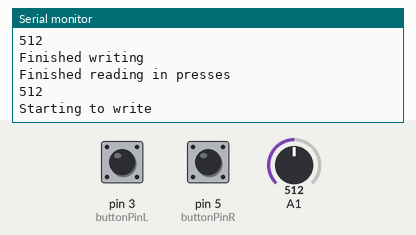
Simulated run of this sketch. Board: Arduino Uno, built with avr-gcc and run on an emulated ATmega328P. On the bench: the last lines printed to the serial monitor. The inputs (shaded band) are chosen by the test bench; at power-on: A1 = 512, pin 3 (buttonPinL) LOW, pin 5 (buttonPinR) LOW. No radio packets arrive unless stated.

Above: at 1.2 s.
1.3 s: A1 set to 105
At 2.2 s:
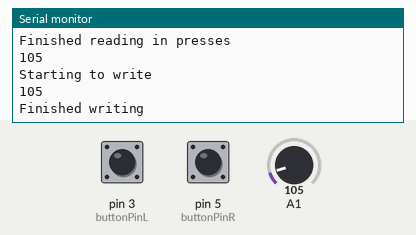
4.3 s: A1 set to 91
At 4.9 s:
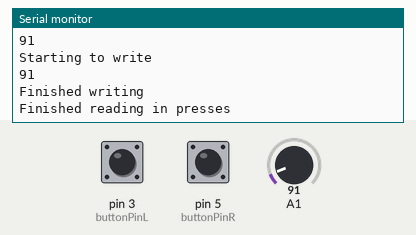
8.8 s: A1 set to 11
At 9.5 s:
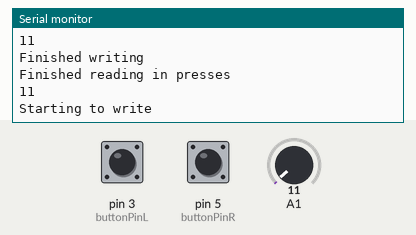
10.3 s: A1 set to 8
At 11.3 s:
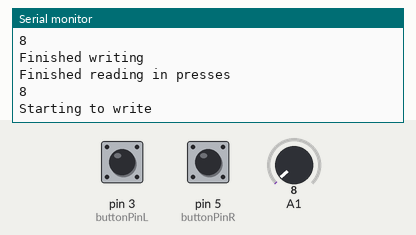
Timing chart, 0 to 13.3 s (numbered marks = the images above; inputs shaded):
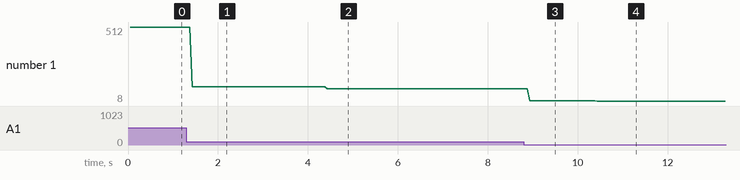

The sketch:

ArduinoAirMouse.ino
```cpp
#include <SoftwareSerial.h>
#include <SPI.h>
#include "RF24.h"
#include "nRF24L01.h"

RF24 radio(9,10);

uint64_t pipes[2] = {0xF0BADA5535, 0xF0B16B00B5}; //reading, writing

void initRadio()
{
  radio.setPALevel(RF24_PA_HIGH);
  //payload size default 32...
  radio.setChannel(10); //we're team 10 :)
  radio.setCRCLength(RF24_CRC_16); //2-byte CRC
  radio.setDataRate(RF24_1MBPS); //1Mbps data rate

  radio.openReadingPipe(0, pipes[0]);
  radio.openWritingPipe(pipes[1]);
}

const int buttonPinR = 5;
const int buttonPinL = 3;


void setup() {
  // put your setup code here, to run once:
  Serial.begin(9600);
  Serial.println("started serial");

  pinMode(buttonPinR, INPUT);
  pinMode(buttonPinL, INPUT);

  radio.begin();
  initRadio();
  radio.stopListening();
}

long lastDebounceTimeR = 0;  // the last time the output pin was toggled
long lastDebounceTimeL = 0;
long debounceDelay = 50;
int buttonStateR = LOW;             // the current reading from the input pin
int buttonStateL = LOW;
int lastReadingR = LOW;
int lastReadingL = LOW;

const double VOLTAGE_ADC_RATIO = (3.496 / 1023) * ((3.3 + 1)/3.3);

char readButtonR(){
  int reading = digitalRead(buttonPinR);//get what state the button is
  char out = 'a';//the value to return if nothing special happened

  if (reading != lastReadingR) {//We're reading a new state for button
    // reset the debouncing timer
    lastDebounceTimeR = millis();
  }

  if ((millis() - lastDebounceTimeR) > debounceDelay) {//We finally have a stable value
    if (reading != buttonStateR)//Compared to our previous state, we have a flip
    {
      out = 'r';//prepare to toggle the Mini
    }
    buttonStateR = reading;//Make the buttonState the same
  }

  lastReadingR = reading;//make the last state the "current" state
  return out;
}

char readButtonL(){
  int reading = digitalRead(buttonPinL);
  char out = 'a';

  if (reading != lastReadingL) {
    // reset the debouncing timer
    lastDebounceTimeL = millis();
  }

  if ((millis() - lastDebounceTimeL) > debounceDelay) {

    if (reading != buttonStateL)
    {
      out = 'l';
    }
    buttonStateL = reading;
  }

  lastReadingL = reading;
  return out;
}

struct data
{
  boolean isPushedR = false;
  boolean isPushedL = false;
  uint16_t batteryADC = 0;
};

data packet;
boolean rState = false;//these states are used to represent the current state of the buttons
boolean lState = false;

void loop() {

    if(readButtonR() == 'r'){
      rState = !rState;
    }
    if(readButtonL() == 'l'){
      lState=!lState;
    }

    if (rState == true) {
      packet.isPushedR = true;
    }
    else {
      packet.isPushedR = false;
    }
    if (lState == true) {
      packet.isPushedL = true;
    }
    else {
      packet.isPushedL = false;
    }
    Serial.println("Finished reading in presses");

    int vD = analogRead(1);
    Serial.println(vD);
    Serial.println();

    uint16_t voltage_DividerOut = (uint16_t)analogRead(1);
    packet.batteryADC = voltage_DividerOut;

    Serial.println("Starting to write");
    radio.write((char*) &packet, sizeof(packet));
    Serial.println(packet.batteryADC);
    Serial.println("Finished writing");
}
```

Measured:
- the behaviour switches between 100 and 99 on A1 (found by bisection; images 1 and 2)
- after the input at 1.3 s, the serial monitor: prints a new line after 0.13 s (image 1)
- after the input at 4.3 s, the serial monitor: prints a new line after 0.13 s (image 2)
- after the input at 8.8 s, the serial monitor: prints a new line after 0.13 s (image 3)
- after the input at 10.3 s, the serial monitor: prints a new line after 0.13 s (image 4)
- plotted number 1: 512 → 105 after the input at 1.3 s, 105 → 91 after the input at 4.3 s, 91 → 11 after the input at 8.8 s, 11 → 8 after the input at 10.3 s
